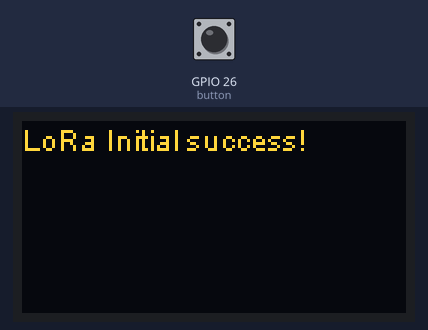
The sketch below on a simulated ESP32. Parts: 128×64 one-colour display. The test bench sets the inputs (shaded band); at power-on: GPIO 26 (button) HIGH. The OLED is the two-colour kind (top 16 rows yellow).

Above: at 0.1 s.
At 1.5 s:
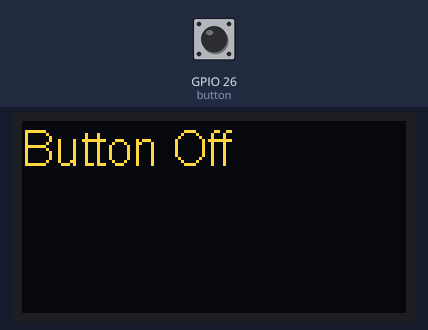
1.6 s: GPIO 26 (button) pulled LOW for 0.15 s
At 1.68 s:
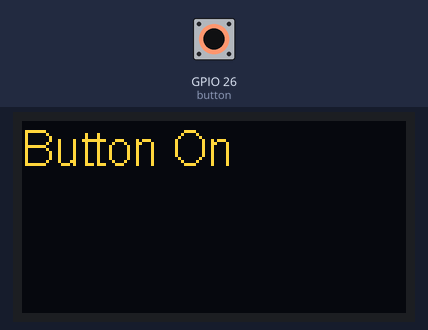
3.2 s: GPIO 26 (button) pulled LOW for 3.2 s
Timing chart, 0 to 6.2 s (numbered marks = the images above; inputs shaded):
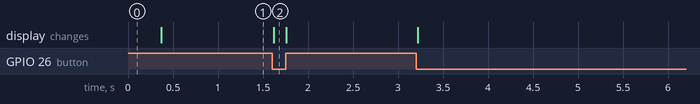

Measured:
- after the input at 1.6 s, the display: changes at once (image 2)

The sketch:

Read_ButtonStatus.ino
```cpp
#include <Wire.h>
#include "heltec.h"

const int button = 26;
int buttonStatus = 0;

void setup() {
  pinMode(button, INPUT_PULLUP);
  Heltec.begin(true /*DisplayEnable Enable*/, true /*Serial Enable*/);
  Heltec.display->init();
  Heltec.display->flipScreenVertically();
}

void loop() {
  buttonStatus = digitalRead(button);
  if(buttonStatus == LOW){
    Heltec.display -> clear();
    Heltec.display->setFont(ArialMT_Plain_16);
    Heltec.display->drawString(0,0,"Button On");
    Heltec.display->display();
  }
  else{
    Heltec.display -> clear();
    Heltec.display->setFont(ArialMT_Plain_16);
    Heltec.display->drawString(0,0,"Button Off");
    Heltec.display->display();
  }
}
```
